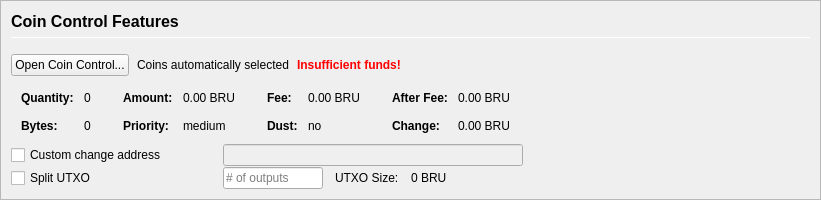
         <widget class="QFrame" name="frameCoinControl">
          <property name="sizePolicy">
           <sizepolicy hsizetype="Expanding" vsizetype="Expanding">
            <horstretch>0</horstretch>
            <verstretch>0</verstretch>
           </sizepolicy>
          </property>
          <property name="maximumSize">
           <size>
            <width>16777215</width>
            <height>16777215</height>
           </size>
          </property>
          <property name="frameShape">
           <enum>QFrame::StyledPanel</enum>
          </property>
          <property name="frameShadow">
           <enum>QFrame::Sunken</enum>
          </property>
          <layout class="QVBoxLayout" name="verticalLayoutCoinControl2">
           <property name="spacing">
            <number>0</number>
           </property>
           <property name="leftMargin">
            <number>0</number>
           </property>
           <property name="topMargin">
            <number>0</number>
           </property>
           <property name="rightMargin">
            <number>0</number>
           </property>
           <property name="bottomMargin">
            <number>0</number>
           </property>
           <item>
            <widget class="QFrame" name="frameCoinControl_BG">
             <layout class="QVBoxLayout" name="verticalLayoutCoinControl" stretch="0,0,0,0,0,0">
              <property name="spacing">
               <number>1</number>
              </property>
              <property name="leftMargin">
               <number>10</number>
              </property>
              <property name="topMargin">
               <number>10</number>
              </property>
              <item>
               <layout class="QHBoxLayout" name="horizontalLayoutCoinControl1">
                <property name="bottomMargin">
                 <number>15</number>
                </property>
                <item>
                 <layout class="QVBoxLayout" name="verticalLayout_3">
                  <property name="spacing">
                   <number>6</number>
                  </property>
                  <item>
                   <widget class="QLabel" name="labelCoinControlFeatures">
                    <property name="sizePolicy">
                     <sizepolicy hsizetype="Preferred" vsizetype="Maximum">
                      <horstretch>0</horstretch>
                      <verstretch>0</verstretch>
                     </sizepolicy>
                    </property>
                    <property name="minimumSize">
                     <size>
                      <width>0</width>
                      <height>20</height>
                     </size>
                    </property>
                    <property name="font">
                     <font>
                      <pointsize>12</pointsize>
                      <weight>75</weight>
                      <bold>true</bold>
                     </font>
                    </property>
                    <property name="styleSheet">
                     <string notr="true">font-weight:bold;</string>
                    </property>
                    <property name="text">
                     <string>Coin Control Features</string>
                    </property>
                   </widget>
                  </item>
                  <item>
                   <widget class="Line" name="line">
                    <property name="minimumSize">
                     <size>
                      <width>0</width>
                      <height>1</height>
                     </size>
                    </property>
                    <property name="maximumSize">
                     <size>
                      <width>16777215</width>
                      <height>1</height>
                     </size>
                    </property>
                    <property name="orientation">
                     <enum>Qt::Horizontal</enum>
                    </property>
                   </widget>
                  </item>
                 </layout>
                </item>
               </layout>
              </item>
              <item>
               <layout class="QHBoxLayout" name="horizontalLayoutCoinControl2" stretch="0,0,0,0">
                <property name="spacing">
                 <number>8</number>
                </property>
                <property name="bottomMargin">
                 <number>10</number>
                </property>
                <item>
                 <widget class="QPushButton" name="pushButtonCoinControl">
                  <property name="styleSheet">
                   <string notr="true"/>
                  </property>
                  <property name="text">
                   <string>Open Coin Control...</string>
                  </property>
                  <property name="autoDefault">
                   <bool>false</bool>
                  </property>
                 </widget>
                </item>
                <item>
                 <widget class="QLabel" name="labelCoinControlAutomaticallySelected">
                  <property name="text">
                   <string>Coins automatically selected</string>
                  </property>
                  <property name="margin">
                   <number>5</number>
                  </property>
                 </widget>
                </item>
                <item>
                 <widget class="QLabel" name="labelCoinControlInsuffFunds">
                  <property name="font">
                   <font>
                    <weight>75</weight>
                    <bold>true</bold>
                   </font>
                  </property>
                  <property name="styleSheet">
                   <string notr="true">color:red;font-weight:bold;</string>
                  </property>
                  <property name="text">
                   <string>Insufficient funds!</string>
                  </property>
                  <property name="margin">
                   <number>5</number>
                  </property>
                 </widget>
                </item>
                <item>
                 <spacer name="horizontalSpacerCoinControl">
                  <property name="orientation">
                   <enum>Qt::Horizontal</enum>
                  </property>
                  <property name="sizeHint" stdset="0">
                   <size>
                    <width>40</width>
                    <height>1</height>
                   </size>
                  </property>
                 </spacer>
                </item>
               </layout>
              </item>
              <item>
               <widget class="QWidget" name="widgetCoinControl" native="true">
                <property name="sizePolicy">
                 <sizepolicy hsizetype="Preferred" vsizetype="Preferred">
                  <horstretch>0</horstretch>
                  <verstretch>0</verstretch>
                 </sizepolicy>
                </property>
                <property name="minimumSize">
                 <size>
                  <width>0</width>
                  <height>0</height>
                 </size>
                </property>
                <property name="styleSheet">
                 <string notr="true"/>
                </property>
                <layout class="QHBoxLayout" name="horizontalLayoutCoinControl5">
                 <property name="leftMargin">
                  <number>0</number>
                 </property>
                 <property name="topMargin">
                  <number>0</number>
                 </property>
                 <property name="rightMargin">
                  <number>0</number>
                 </property>
                 <property name="bottomMargin">
                  <number>0</number>
                 </property>
                 <item>
                  <layout class="QHBoxLayout" name="horizontalLayoutCoinControl3" stretch="0,0,0,1">
                   <property name="spacing">
                    <number>20</number>
                   </property>
                   <property name="topMargin">
                    <number>0</number>
                   </property>
                   <property name="bottomMargin">
                    <number>10</number>
                   </property>
                   <item>
                    <layout class="QFormLayout" name="formLayoutCoinControl1">
                     <property name="horizontalSpacing">
                      <number>10</number>
                     </property>
                     <property name="verticalSpacing">
                      <number>14</number>
                     </property>
                     <property name="leftMargin">
                      <number>10</number>
                     </property>
                     <property name="topMargin">
                      <number>4</number>
                     </property>
                     <property name="rightMargin">
                      <number>6</number>
                     </property>
                     <item row="0" column="0">
                      <widget class="QLabel" name="labelCoinControlQuantityText">
                       <property name="font">
                        <font>
                         <weight>75</weight>
                         <bold>true</bold>
                        </font>
                       </property>
                       <property name="text">
                        <string>Quantity:</string>
                       </property>
                       <property name="margin">
                        <number>0</number>
                       </property>
                      </widget>
                     </item>
                     <item row="0" column="1">
                      <widget class="QLabel" name="labelCoinControlQuantity">
                       <property name="cursor">
                        <cursorShape>IBeamCursor</cursorShape>
                       </property>
                       <property name="contextMenuPolicy">
                        <enum>Qt::ActionsContextMenu</enum>
                       </property>
                       <property name="text">
                        <string notr="true">0</string>
                       </property>
                       <property name="margin">
                        <number>0</number>
                       </property>
                       <property name="textInteractionFlags">
                        <set>Qt::LinksAccessibleByMouse|Qt::TextSelectableByKeyboard|Qt::TextSelectableByMouse</set>
                       </property>
                      </widget>
                     </item>
                     <item row="1" column="0">
                      <widget class="QLabel" name="labelCoinControlBytesText">
                       <property name="font">
                        <font>
                         <weight>75</weight>
                         <bold>true</bold>
                        </font>
                       </property>
                       <property name="text">
                        <string>Bytes:</string>
                       </property>
                      </widget>
                     </item>
                     <item row="1" column="1">
                      <widget class="QLabel" name="labelCoinControlBytes">
                       <property name="cursor">
                        <cursorShape>IBeamCursor</cursorShape>
                       </property>
                       <property name="contextMenuPolicy">
                        <enum>Qt::ActionsContextMenu</enum>
                       </property>
                       <property name="text">
                        <string notr="true">0</string>
                       </property>
                       <property name="textInteractionFlags">
                        <set>Qt::LinksAccessibleByMouse|Qt::TextSelectableByKeyboard|Qt::TextSelectableByMouse</set>
                       </property>
                      </widget>
                     </item>
                    </layout>
                   </item>
                   <item>
                    <layout class="QFormLayout" name="formLayoutCoinControl2">
                     <property name="horizontalSpacing">
                      <number>10</number>
                     </property>
                     <property name="verticalSpacing">
                      <number>14</number>
                     </property>
                     <property name="leftMargin">
                      <number>6</number>
                     </property>
                     <property name="topMargin">
                      <number>4</number>
                     </property>
                     <property name="rightMargin">
                      <number>6</number>
                     </property>
                     <item row="0" column="0">
                      <widget class="QLabel" name="labelCoinControlAmountText">
                       <property name="font">
                        <font>
                         <weight>75</weight>
                         <bold>true</bold>
                        </font>
                       </property>
                       <property name="text">
                        <string>Amount:</string>
                       </property>
                       <property name="margin">
                        <number>0</number>
                       </property>
                      </widget>
                     </item>
                     <item row="0" column="1">
                      <widget class="QLabel" name="labelCoinControlAmount">
                       <property name="cursor">
                        <cursorShape>IBeamCursor</cursorShape>
                       </property>
                       <property name="contextMenuPolicy">
                        <enum>Qt::ActionsContextMenu</enum>
                       </property>
                       <property name="text">
                        <string notr="true">0.00 BRU</string>
                       </property>
                       <property name="textInteractionFlags">
                        <set>Qt::LinksAccessibleByMouse|Qt::TextSelectableByKeyboard|Qt::TextSelectableByMouse</set>
                       </property>
                      </widget>
                     </item>
                     <item row="1" column="0">
                      <widget class="QLabel" name="labelCoinControlPriorityText">
                       <property name="font">
                        <font>
                         <weight>75</weight>
                         <bold>true</bold>
                        </font>
                       </property>
                       <property name="text">
                        <string>Priority:</string>
                       </property>
                      </widget>
                     </item>
                     <item row="1" column="1">
                      <widget class="QLabel" name="labelCoinControlPriority">
                       <property name="cursor">
                        <cursorShape>IBeamCursor</cursorShape>
                       </property>
                       <property name="contextMenuPolicy">
                        <enum>Qt::ActionsContextMenu</enum>
                       </property>
                       <property name="text">
                        <string>medium</string>
                       </property>
                       <property name="textInteractionFlags">
                        <set>Qt::LinksAccessibleByMouse|Qt::TextSelectableByKeyboard|Qt::TextSelectableByMouse</set>
                       </property>
                      </widget>
                     </item>
                    </layout>
                   </item>
                   <item>
                    <layout class="QFormLayout" name="formLayoutCoinControl3">
                     <property name="horizontalSpacing">
                      <number>10</number>
                     </property>
                     <property name="verticalSpacing">
                      <number>14</number>
                     </property>
                     <property name="leftMargin">
                      <number>6</number>
                     </property>
                     <property name="topMargin">
                      <number>4</number>
                     </property>
                     <property name="rightMargin">
                      <number>6</number>
                     </property>
                     <item row="0" column="0">
                      <widget class="QLabel" name="labelCoinControlFeeText">
                       <property name="font">
                        <font>
                         <weight>75</weight>
                         <bold>true</bold>
                        </font>
                       </property>
                       <property name="text">
                        <string>Fee:</string>
                       </property>
                       <property name="margin">
                        <number>0</number>
                       </property>
                      </widget>
                     </item>
                     <item row="0" column="1">
                      <widget class="QLabel" name="labelCoinControlFee">
                       <property name="cursor">
                        <cursorShape>IBeamCursor</cursorShape>
                       </property>
                       <property name="contextMenuPolicy">
                        <enum>Qt::ActionsContextMenu</enum>
                       </property>
                       <property name="text">
                        <string notr="true">0.00 BRU</string>
                       </property>
                       <property name="textInteractionFlags">
                        <set>Qt::LinksAccessibleByMouse|Qt::TextSelectableByKeyboard|Qt::TextSelectableByMouse</set>
                       </property>
                      </widget>
                     </item>
                     <item row="1" column="0">
                      <widget class="QLabel" name="labelCoinControlLowOutputText">
                       <property name="font">
                        <font>
                         <weight>75</weight>
                         <bold>true</bold>
                        </font>
                       </property>
                       <property name="text">
                        <string>Dust:</string>
                       </property>
                      </widget>
                     </item>
                     <item row="1" column="1">
                      <widget class="QLabel" name="labelCoinControlLowOutput">
                       <property name="cursor">
                        <cursorShape>IBeamCursor</cursorShape>
                       </property>
                       <property name="contextMenuPolicy">
                        <enum>Qt::ActionsContextMenu</enum>
                       </property>
                       <property name="text">
                        <string>no</string>
                       </property>
                       <property name="textInteractionFlags">
                        <set>Qt::LinksAccessibleByMouse|Qt::TextSelectableByKeyboard|Qt::TextSelectableByMouse</set>
                       </property>
                      </widget>
                     </item>
                    </layout>
                   </item>
                   <item>
                    <layout class="QFormLayout" name="formLayoutCoinControl4">
                     <property name="horizontalSpacing">
                      <number>10</number>
                     </property>
                     <property name="verticalSpacing">
                      <number>14</number>
                     </property>
                     <property name="leftMargin">
                      <number>6</number>
                     </property>
                     <property name="topMargin">
                      <number>4</number>
                     </property>
                     <property name="rightMargin">
                      <number>6</number>
                     </property>
                     <item row="0" column="0">
                      <widget class="QLabel" name="labelCoinControlAfterFeeText">
                       <property name="font">
                        <font>
                         <weight>75</weight>
                         <bold>true</bold>
                        </font>
                       </property>
                       <property name="text">
                        <string>After Fee:</string>
                       </property>
                       <property name="margin">
                        <number>0</number>
                       </property>
                      </widget>
                     </item>
                     <item row="0" column="1">
                      <widget class="QLabel" name="labelCoinControlAfterFee">
                       <property name="cursor">
                        <cursorShape>IBeamCursor</cursorShape>
                       </property>
                       <property name="contextMenuPolicy">
                        <enum>Qt::ActionsContextMenu</enum>
                       </property>
                       <property name="text">
                        <string notr="true">0.00 BRU</string>
                       </property>
                       <property name="textInteractionFlags">
                        <set>Qt::LinksAccessibleByMouse|Qt::TextSelectableByKeyboard|Qt::TextSelectableByMouse</set>
                       </property>
                      </widget>
                     </item>
                     <item row="1" column="0">
                      <widget class="QLabel" name="labelCoinControlChangeText">
                       <property name="font">
                        <font>
                         <weight>75</weight>
                         <bold>true</bold>
                        </font>
                       </property>
                       <property name="text">
                        <string>Change:</string>
                       </property>
                      </widget>
                     </item>
                     <item row="1" column="1">
                      <widget class="QLabel" name="labelCoinControlChange">
                       <property name="cursor">
                        <cursorShape>IBeamCursor</cursorShape>
                       </property>
                       <property name="contextMenuPolicy">
                        <enum>Qt::ActionsContextMenu</enum>
                       </property>
                       <property name="text">
                        <string notr="true">0.00 BRU</string>
                       </property>
                       <property name="textInteractionFlags">
                        <set>Qt::LinksAccessibleByMouse|Qt::TextSelectableByKeyboard|Qt::TextSelectableByMouse</set>
                       </property>
                      </widget>
                     </item>
                    </layout>
                   </item>
                  </layout>
                 </item>
                </layout>
               </widget>
              </item>
              <item>
               <layout class="QHBoxLayout" name="horizontalLayoutCoinControl4">
                <property name="spacing">
                 <number>12</number>
                </property>
                <property name="sizeConstraint">
                 <enum>QLayout::SetDefaultConstraint</enum>
                </property>
                <property name="topMargin">
                 <number>0</number>
                </property>
                <property name="rightMargin">
                 <number>0</number>
                </property>
                <item>
                 <widget class="QCheckBox" name="checkBoxCoinControlChange">
                  <property name="sizePolicy">
                   <sizepolicy hsizetype="Preferred" vsizetype="Preferred">
                    <horstretch>0</horstretch>
                    <verstretch>0</verstretch>
                   </sizepolicy>
                  </property>
                  <property name="minimumSize">
                   <size>
                    <width>200</width>
                    <height>0</height>
                   </size>
                  </property>
                  <property name="maximumSize">
                   <size>
                    <width>200</width>
                    <height>16777215</height>
                   </size>
                  </property>
                  <property name="toolTip">
                   <string>If this is activated, but the change address is empty or invalid, change will be sent to a newly generated address.</string>
                  </property>
                  <property name="text">
                   <string>Custom change address</string>
                  </property>
                 </widget>
                </item>
                <item>
                 <widget class="QValidatedLineEdit" name="lineEditCoinControlChange">
                  <property name="enabled">
                   <bool>false</bool>
                  </property>
                  <property name="sizePolicy">
                   <sizepolicy hsizetype="Preferred" vsizetype="Preferred">
                    <horstretch>0</horstretch>
                    <verstretch>0</verstretch>
                   </sizepolicy>
                  </property>
                  <property name="minimumSize">
                   <size>
                    <width>300</width>
                    <height>0</height>
                   </size>
                  </property>
                 </widget>
                </item>
                <item>
                 <widget class="QLabel" name="labelCoinControlChangeLabel">
                  <property name="sizePolicy">
                   <sizepolicy hsizetype="Preferred" vsizetype="Preferred">
                    <horstretch>0</horstretch>
                    <verstretch>0</verstretch>
                   </sizepolicy>
                  </property>
                  <property name="minimumSize">
                   <size>
                    <width>100</width>
                    <height>0</height>
                   </size>
                  </property>
                  <property name="text">
                   <string/>
                  </property>
                  <property name="margin">
                   <number>3</number>
                  </property>
                 </widget>
                </item>
               </layout>
              </item>
              <item>
               <layout class="QHBoxLayout" name="horizontalLayoutCoinControl6">
                <property name="spacing">
                 <number>12</number>
                </property>
                <property name="rightMargin">
                 <number>0</number>
                </property>
                <item>
                 <widget class="QCheckBox" name="splitBlockCheckBox">
                  <property name="sizePolicy">
                   <sizepolicy hsizetype="Preferred" vsizetype="Preferred">
                    <horstretch>0</horstretch>
                    <verstretch>0</verstretch>
                   </sizepolicy>
                  </property>
                  <property name="minimumSize">
                   <size>
                    <width>200</width>
                    <height>0</height>
                   </size>
                  </property>
                  <property name="maximumSize">
                   <size>
                    <width>200</width>
                    <height>16777215</height>
                   </size>
                  </property>
                  <property name="text">
                   <string>Split UTXO</string>
                  </property>
                 </widget>
                </item>
                <item>
                 <widget class="QLineEdit" name="splitBlockLineEdit">
                  <property name="sizePolicy">
                   <sizepolicy hsizetype="Preferred" vsizetype="Preferred">
                    <horstretch>50</horstretch>
                    <verstretch>0</verstretch>
                   </sizepolicy>
                  </property>
                  <property name="minimumSize">
                   <size>
                    <width>100</width>
                    <height>0</height>
                   </size>
                  </property>
                  <property name="maximumSize">
                   <size>
                    <width>100</width>
                    <height>16777215</height>
                   </size>
                  </property>
                  <property name="placeholderText">
                   <string># of outputs</string>
                  </property>
                 </widget>
                </item>
                <item>
                 <widget class="QLabel" name="labelBlockSizeText">
                  <property name="text">
                   <string>UTXO Size:</string>
                  </property>
                 </widget>
                </item>
                <item>
                 <widget class="QLabel" name="labelBlockSize">
                  <property name="text">
                   <string>0 BRU</string>
                  </property>
                 </widget>
                </item>
                <item>
                 <spacer name="horizontalSpacer_7">
                  <property name="orientation">
                   <enum>Qt::Horizontal</enum>
                  </property>
                  <property name="sizeHint" stdset="0">
                   <size>
                    <width>40</width>
                    <height>20</height>
                   </size>
                  </property>
                 </spacer>
                </item>
               </layout>
              </item>
              <item>
               <spacer name="verticalSpacerCoinControl">
                <property name="orientation">
                 <enum>Qt::Vertical</enum>
                </property>
                <property name="sizeHint" stdset="0">
                 <size>
                  <width>800</width>
                  <height>1</height>
                 </size>
                </property>
               </spacer>
              </item>
             </layout>
            </widget>
           </item>
          </layout>
         </widget>
